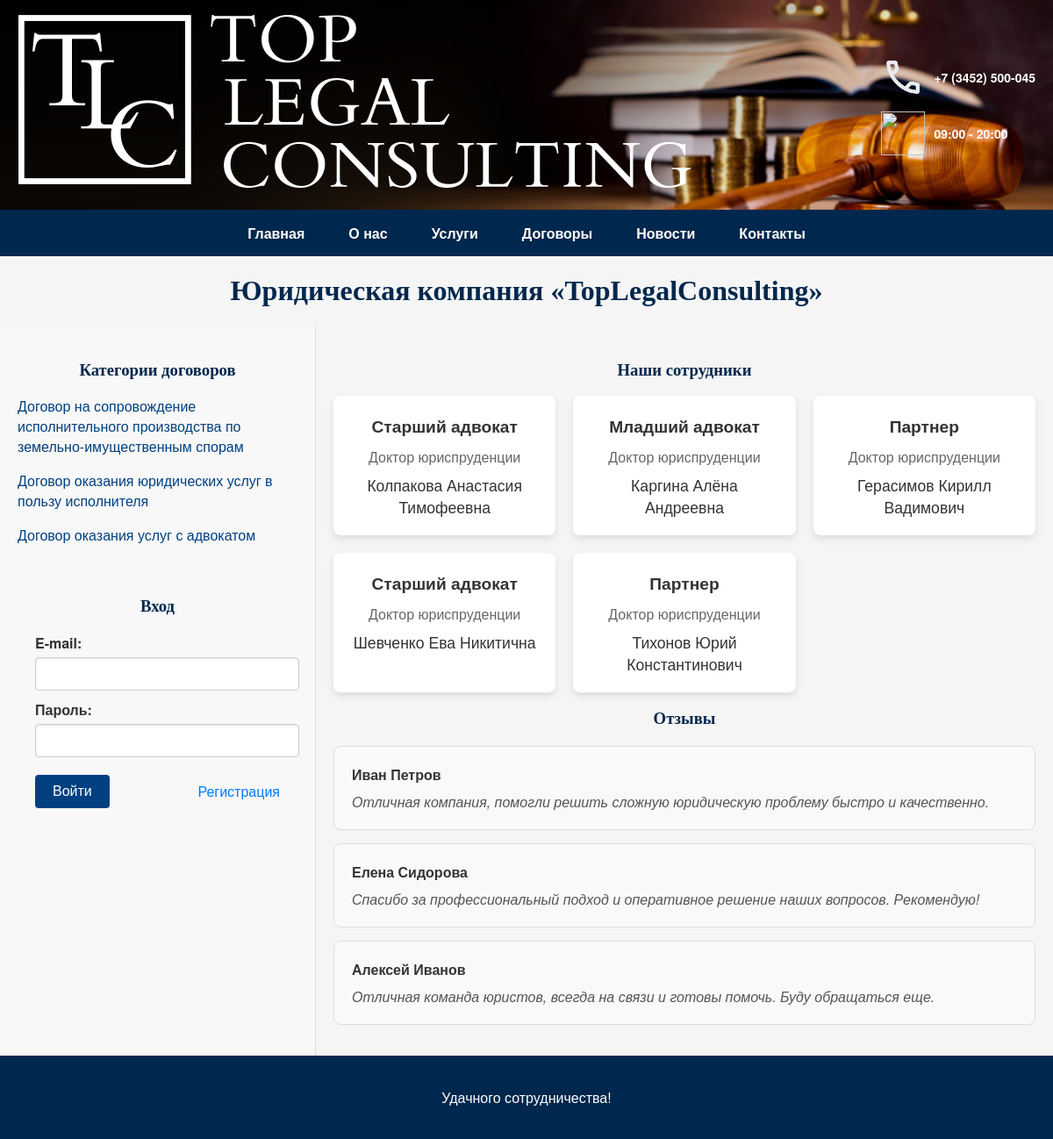
The page /about.php on the database as committed earlier.
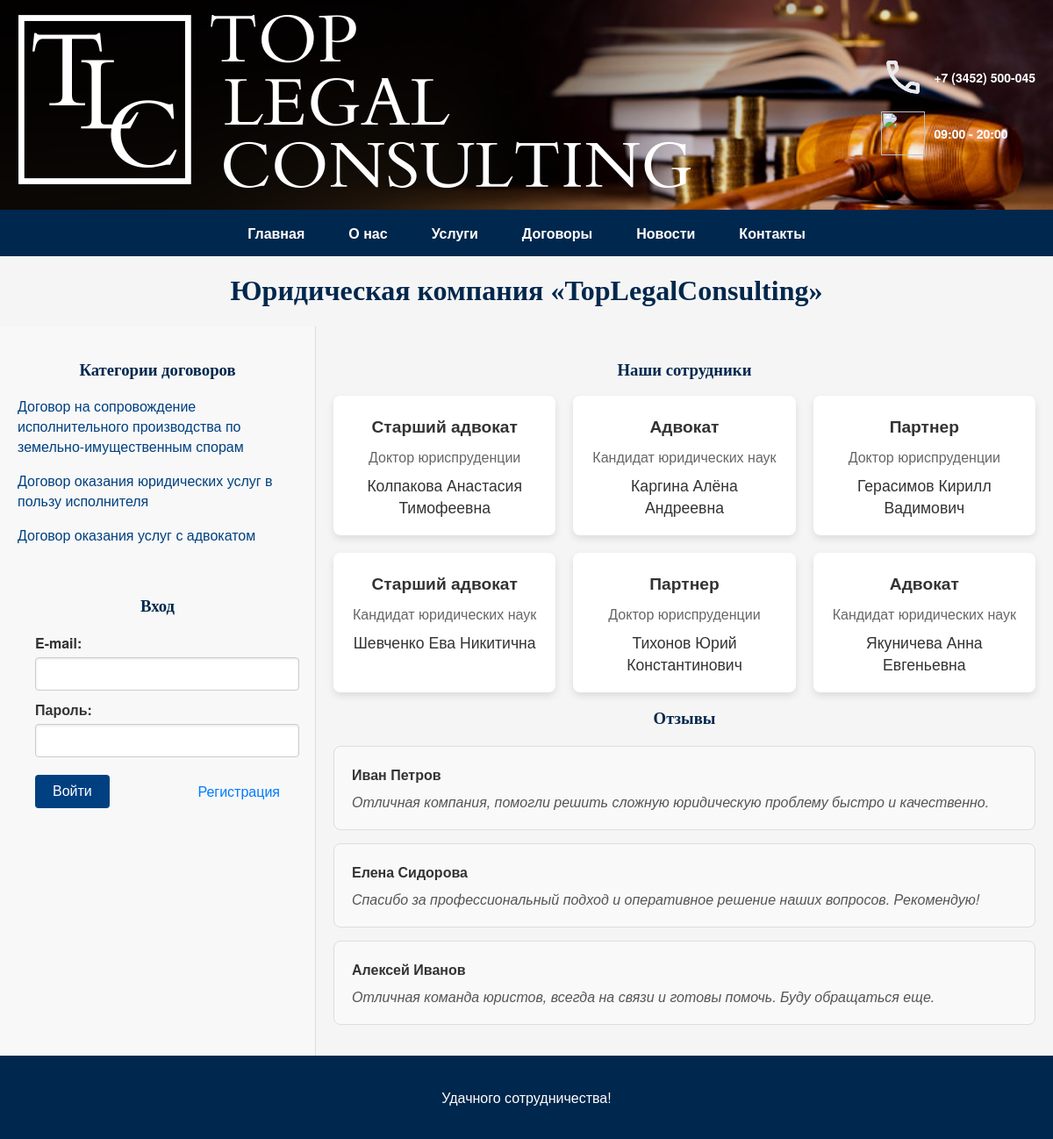
The same page on the database as committed later.
### tables this page shows
CREATE TABLE IF NOT EXISTS `contract_type` (
    `type_id` int(11) NOT NULL AUTO_INCREMENT COMMENT "ID вида договора",
    `name` varchar(255) NOT NULL COMMENT "Вид договора",
    PRIMARY KEY (`type_id`)
);

CREATE TABLE IF NOT EXISTS `employee` (
    `employee_id` int(11) NOT NULL AUTO_INCREMENT COMMENT "Табельный номер",
    `name` varchar(50) NOT NULL COMMENT "ФИО",
    `phone` varchar(50) COMMENT "Телефон",
    `degree` varchar(255) COMMENT "Ученая степень",
    `position` varchar(255) COMMENT "Должность",
    `role_id` int(11) COMMENT "Роль",
    PRIMARY KEY (`employee_id`),
    KEY `role_id` (`role_id`),
    CONSTRAINT `employee_ibfk_1` FOREIGN KEY (`role_id`) REFERENCES `role` (`role_id`)
);

### about.php (the view, shortened to what this page needs)
<?php
include("common/func.php");
$query = "SELECT name, degree, position FROM employee;";
$result = mysqli_query($db, $query);
?>
<!DOCTYPE html>
<html lang="ru">
<head>
  <link rel="stylesheet" href="/css/main.css">
  <link rel="stylesheet" href="/css/header.css">
  <link rel="stylesheet" href="/css/form.css">
</head>
<body class="body">
  <?php include("common/top.php"); ?>
  <div class="main-content">
    <?php include("common/top1.php"); ?>
    <div class="page-content">
      <h3>Наши сотрудники</h3>
      <span class="employee-list">
        <?php if (mysqli_num_rows($result) > 0) : ?>
          <?php while ($row = mysqli_fetch_assoc($result)) : ?>
            <div class="employee-card">
              <div class="employee-position"><?= $row['position'] ?></div>
              <div class="employee-degree"><?= $row['degree'] ?></div>
              <div class="employee-name"><?= $row['name'] ?></div>
            </div>
          <?php endwhile; ?>
        <?php else : ?>
          <p>На данный момент информации о сотрудниках нет.</p>
        <?php endif; ?>
      </span>
      <h3>Отзывы</h3>
      <div class="review-list">
        <div class="review-item">
          <div class="client-name">Иван Петров</div>
          <div class="review-text">Отличная компания, помогли решить сложную юридическую проблему быстро и качественно.</div>
        </div>
        <div class="review-item">
          <div class="client-name">Елена Сидорова</div>
          <div class="review-text">Спасибо за профессиональный подход и оперативное решение наших вопросов. Рекомендую!</div>
        </div>
        <div class="review-item">
          <div class="client-name">Алексей Иванов</div>
          <div class="review-text">Отличная команда юристов, всегда на связи и готовы помочь. Буду обращаться еще.</div>
        </div>
      </div>
    </div>
  </div>
  <?php include("common/bottom.php"); ?>
</body>
</html>

### common/top.php
<div class="header-container">
    <header>
        <div class="logo-container">
            <a href="#" class="logo"><img src="/img/hotpng.png" alt="Лого"></a>
        </div>
        <div class="contact-info">
            <div class="phone-info">
                <p class="phone-number">
                    <img src="/img/call.png" width="50" height="50">
                <a href="tel:+73452500045">+7 (3452) 500-045</a>
                </p>
                <p class="working-hours">
                    <img src="/img/time.png" width="50" height="50">
                    09:00 - 20:00
                </p>
            </div>
        </div>
    </header>
    <nav>
        <div class="nav-links">
            <a class="nav-link" href="/">Главная</a>
            <a class="nav-link" href="/about.php">О нас</a>
            <a class="nav-link" href="/aboutdogovor.php">Услуги</a>
            <a class="nav-link" href="/read.php">Договоры</a>
            <a class="nav-link" href="/news.php">Новости</a>
            <a class="nav-link" href="/contacts.php">Контакты</a>
        </div>
    </nav>
    <h1>Юридическая компания «TopLegalConsulting»</h1>
</div>

### common/top1.php
<div class="left-side">
    <div id="contracts-section">
        <h3>Категории договоров</h3>
        <div class="category">
            <?php
            $sql = "SELECT * FROM contract_type";
            $q_types = $db->query($sql);
            while ($row_types = mysqli_fetch_array($q_types, MYSQLI_NUM)) : ?>
                <span class="contract-category">
                    <p>
                        <a href="/index.php?type=<?= urlencode($row_types[1]) ?>"><?= htmlspecialchars($row_types[1]) ?></a>
                    </p>
                </span>
            <?php endwhile; ?>
        </div>
    </div>
    <div class="auth-container">
        <?php if (isset($_SESSION['name_client'])) : ?>
            Здравствуйте, <?= $_SESSION['name_client'] ?>!
            <a href='/reg.php?exit=1'>Выход</a>
        <?php else : ?>
            <form method="get" action="/reg.php">
                <div>
                    <h3>Вход</h3>
                    <div class="input-group">
                        <label for="email">E-mail:</label>
                        <input id="email" name="email" type="text" size="30" maxlength="50" class="form-control" />
                    </div>
                    <div class="input-group">
                        <label for="current-password">Пароль:</label>
                        <input id="current-password" name="current-password" type="current-password" size="20" maxlength="20" class="form-control" />
                    </div>
                    <div class="btn-container">
                        <input class="btn-new" name="enter" type="submit" value="Войти" />
                        <a href="/reg.php">Регистрация</a>
                    </div>
                </div>
            </form>
        <?php endif; ?>
    </div>
</div>

### common/bottom.php
<footer>
        <p>Удачного сотрудничества!</p>
</footer>

### css/main.css (style rules this page uses)
body { font-family: 'Helvetica Neue', Arial, sans-serif; color: #333; background-color: #f5f5f5; margin: 0; padding: 0; }
h1, h2, h3, h4, h5, h6 { font-family: 'Georgia', serif; color: #00274d; text-align: center; }
footer { background-color: #00274d; color: #fff; text-align: center; padding: 20px 0; bottom: 0; width: 100%; }
a { color: #004080; text-decoration: none; transition: color 0.3s ease; }
.main-content { display: flex; width: 100%; max-width: 1200px; margin: 0 auto; flex-wrap: wrap; }
.left-side { width: 30%; padding: 20px; background-color: #f8f8f8; border-right: 1px solid #ddd; box-sizing: border-box; }
.page-content { width: 70%; padding: 20px; box-sizing: border-box; }
.employee-list { display: grid; grid-template-columns: repeat(auto-fit, minmax(250px, 1fr)); grid-gap: 20px; }
.employee-card { background-color: #fff; border-radius: 8px; box-shadow: 0 4px 8px rgba(0, 0, 0, 0.1); padding: 20px; text-align: center; }
.employee-card .employee-position { font-weight: bold; font-size: 1.2em; margin-bottom: 10px; }
.employee-card .employee-degree { color: #666; margin-bottom: 8px; }
.employee-card .employee-name { font-size: 1.1em; color: #333; }
.review-list { margin-top: 20px; }
.review-item { background-color: #f9f9f9; border: 1px solid #ddd; border-radius: 8px; padding: 20px; margin-bottom: 15px; }
.review-item .client-name { font-weight: bold; margin-bottom: 8px; }
.review-item .review-text { color: #555; font-style: italic; }

### css/header.css (style rules this page uses)
header { background: #00274d; background-image: url(../img/banner.png); background-size: cover; background-position: center; color: #fff; padding: 10px 20px; box-shadow: 0 4px 6px rgba(0, 0, 0, 0.1); display: flex; flex-wrap: wrap; justify-content: space-between; align-items: center; min-height: 200px; }
.logo-container { flex: 1; }
.contact-info { display: flex; flex-direction: column; align-items: flex-end; flex: 1; }
.phone-number img, .working-hours img { margin-right: 10px; }
.phone-number, .working-hours { display: flex; align-items: center; font-size: 14px; font-weight: bold; }
.phone-number a, .working-hours { color: #fff; text-decoration: none; }
nav { background-color: #00274d; width: 100%; box-sizing: border-box; }
.nav-links { display: flex; justify-content: center; flex-wrap: wrap; }
nav a { color: #fff; text-decoration: none; padding: 10px 20px; font-size: 16px; font-weight: bold; transition: background-color 0.3s ease; margin: 5px; }

### css/form.css (style rules this page uses)
.form-control { width: 100%; padding: 10px; font-size: 14px; border: 1px solid #ccc; border-radius: 4px; box-shadow: inset 0 1px 3px rgba(0, 0, 0, 0.1); transition: border-color 0.3s ease; }
.btn-new { background-color: #004080; color: #fff; border: none; padding: 10px 20px; font-size: 16px; cursor: pointer; border-radius: 4px; text-align: center; }
.auth-container { display: flex; flex-direction: column; align-items: center; padding: 20px; border-radius: 8px; margin-top: 20px; }
.input-group { margin-bottom: 10px; width: 100%; }
.input-group label { display: block; margin-bottom: 5px; font-weight: bold; }
.input-group input { width: 100%; padding: 10px; border: 1px solid #ccc; border-radius: 4px; }
.btn-container { display: flex; align-items: center; justify-content: space-between; width: 100%; padding-top: 10px; }
.btn-container a { color: #007bff; text-decoration: none; transition: color 0.3s ease; }

Rows that differ between the two databases and show on the page:
changed employee "Каргина Алёна Андреевна": position "Младший адвокат" → "Адвокат"; degree "Доктор юриспруденции" → "Кандидат юридических наук"
changed employee "Шевченко Ева Никитична": degree "Доктор юриспруденции" → "Кандидат юридических наук"
added employee: position "Адвокат", degree "Кандидат юридических наук", name "Якуничева Анна Евгеньевна"
